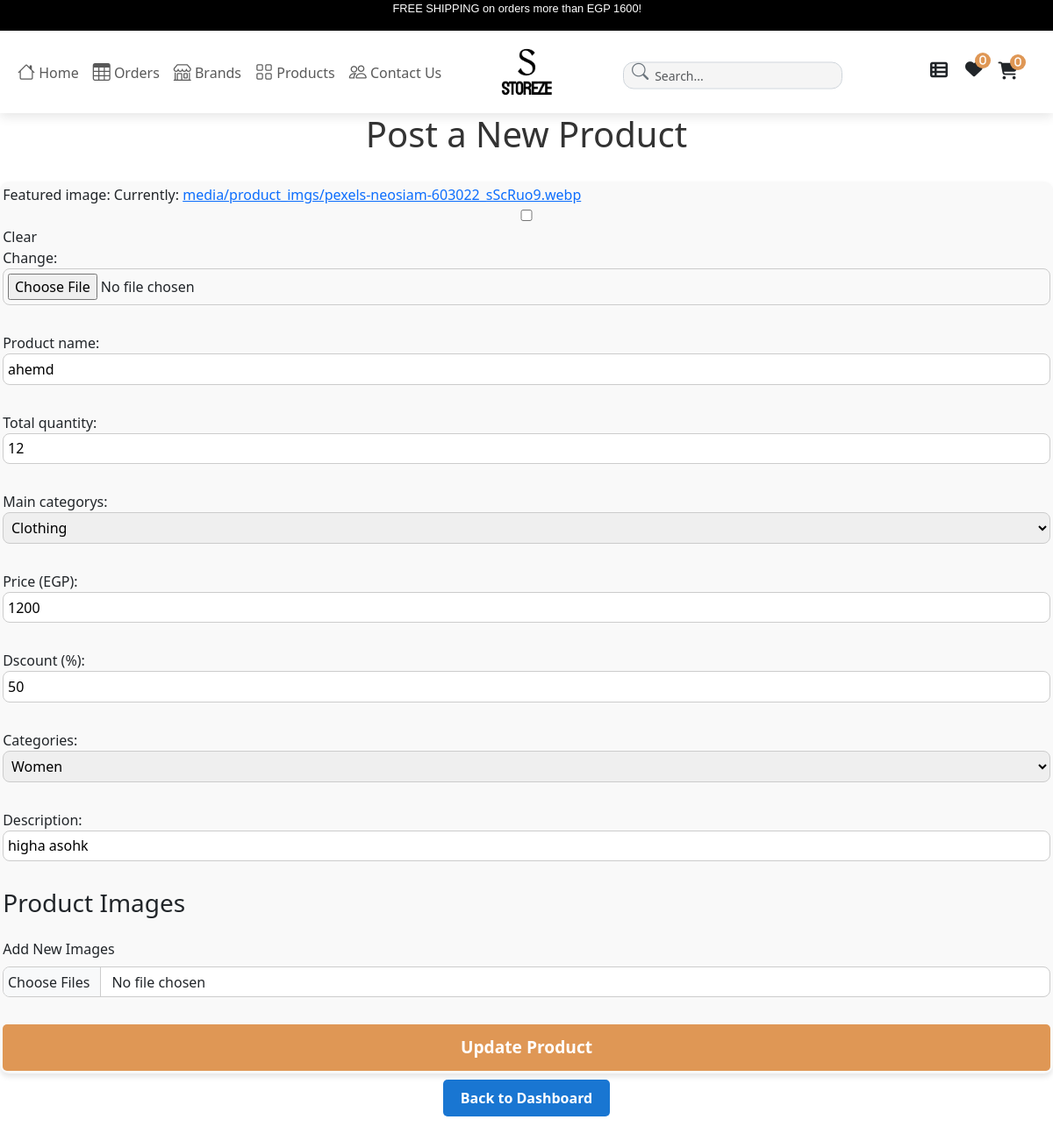
Before: /product/edit/40/ (signed in) with the older database file.
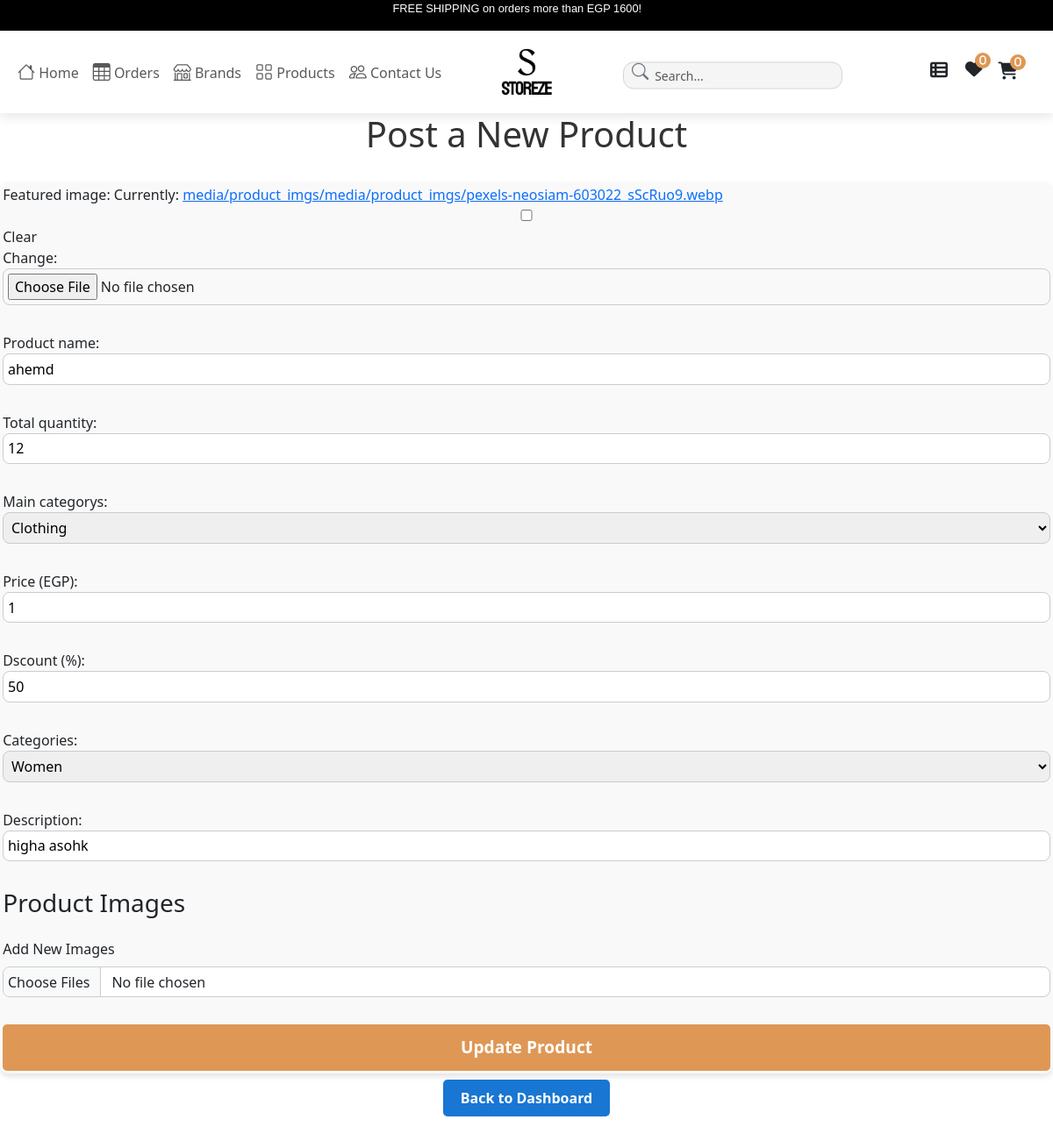
After: the same page with the newer database file.
### app/models.py (models this page shows, shortened)
class Product(models.Model):
    VARIANTS = (
        ('None', 'None'),
        ('Size', 'Size'),
    )
    total_quantity = models.IntegerField()
    vendor = models.ForeignKey(Vendor, on_delete=models.CASCADE, related_name='products', null=True, blank=True)  # Link product to a vendor
    availability = models.IntegerField(null=True)
    featured_image = models.ImageField(upload_to='media/product_imgs', max_length=255, blank=True, null=True)
    product_name = models.CharField(max_length=600)
    Brand = models.ForeignKey(Brand, related_name='products', on_delete=models.CASCADE, null=True)
    price = models.IntegerField()
    discount = models.IntegerField()
    tax = models.IntegerField(null=True)
    variant = models.CharField(max_length=10, choices=VARIANTS, default='None')
    packing_cost = models.IntegerField(null=True)
    product_information = models.CharField(max_length=900, null=True)
    model_name = models.CharField(max_length=900)
    categories = models.ForeignKey(Category, related_name='products', on_delete=models.CASCADE)
    color = models.ManyToManyField(Color, related_name='products', null=True)
    tags = models.CharField(max_length=900)
    description = models.CharField(max_length=900, null=True)
    section = models.ForeignKey(Section, on_delete=models.DO_NOTHING)
    slug = models.SlugField(default='', max_length=900, null=True, blank=True)
    main_categorys = models.ForeignKey(Main_Category, on_delete=models.CASCADE, null=True, blank=True)
    class Meta:
        db_table = "app_Product"

### app/views.py (the view)
# urls.py: path('product/edit/<int:product_id>/', views.edit_product, name='edit_product'),
@login_required
def edit_product(request, product_id):
    vendor = Vendor.objects.get(user=request.user)
    product = get_object_or_404(Product, id=product_id, vendor=vendor)
    if request.method == 'POST':
        form = ProductForm(request.POST, request.FILES, instance=product)
        if form.is_valid():
            product = form.save(commit=False)
            product.Brand = vendor.brand
            product.vendor = vendor
            product.packing_cost = product.packing_cost or 0
            product.tax = product.tax or 0
            if not product.section:
                new_arrival_section = Section.objects.get(name='New arrivals')
                product.section = new_arrival_section
            name_slug = slugify(product.product_name)
            modal_name = name_slug.replace('-', ', ')
            description_slug = slugify(product.description)
            product.product_information = description_slug
            product.model_name = modal_name
            if not product.tags:
                tags = slugify(product.description).replace('-', ', ')
                product.tags = tags
            product.save()
            for image in request.FILES.getlist('image'):
                Product_Image.objects.create(product=product, image=image)
            return redirect('vendor_dashboard')
    else:
        form = ProductForm(instance=product)
    return render(request, 'vendor/post_product.html', {
        'form': form,
        'product': product,
    })

### app/forms.py
class ProductForm(forms.ModelForm):
    class Meta:
        model = Product
        fields = ['featured_image', 'product_name','total_quantity' ,'main_categorys', 'price', 'discount', 'categories', 'description', 'main_categorys']
        labels = {
            'discount': 'Dscount (%)',
            'price': 'Price (EGP)',
        }

### app/context_processors.py (called while the page is built)
def wishlist_count(request):
    if request.user.is_authenticated:
        return {'wishlist_count': Wishlist.objects.filter(user=request.user).count()}
    return {'wishlist_count': 0}

### app/models.py (called while the page is built)
    def __str__(self):
        return self.name

    def __str__(self):
        return self.name

### app/templates/vendor/post_product.html (shortened to what this page needs)
{% extends "app/base.html" %}
{% block content %}
<div class="text-center w-100">
    <h1 class="page-title">Post a New Product</h1>
</div>
<div class="form-container mt-2 w-100">
    <form method="POST" enctype="multipart/form-data" class="product-form">
        {{ form.as_p }}
        <h3>Product Images</h3>
        <div class="mb-3">
            <label for="id_image" class="form-label">Add New Images</label>
            <input type="file" name="image" id="id_image" class="form-control" multiple>
        </div>
        <button type="submit" class="submit-button btn btn-primary">
            {% if product %}Update Product{% else %}Post Product{% endif %}
        </button>
    </form>
</div>
<div class="text-centerr col-12 mt-3">
    <a href="{% url 'vendor_dashboard' %}" class="back-button">Back to Dashboard</a>
</div>
{% endblock %}

Changed rows visible on the page:
changed Product "ahemd": price "1200" → "1"
Other visible differences:
text no longer shown: "Featured image: Currently: media/product_imgs/pexels-neosiam-603022_sScRuo9.webp Clear Change: Product name: Total quantity: Main categorys: Price (EGP): Dscount (%): Categories: Description:"
text now shown: "Featured image: Currently: media/product_imgs/media/product_imgs/pexels-neosiam-603022_sScRuo9.webp Clear Change: Product name: Total quantity: Main categorys: Price (EGP): Dscount (%): Categories: Description:"
